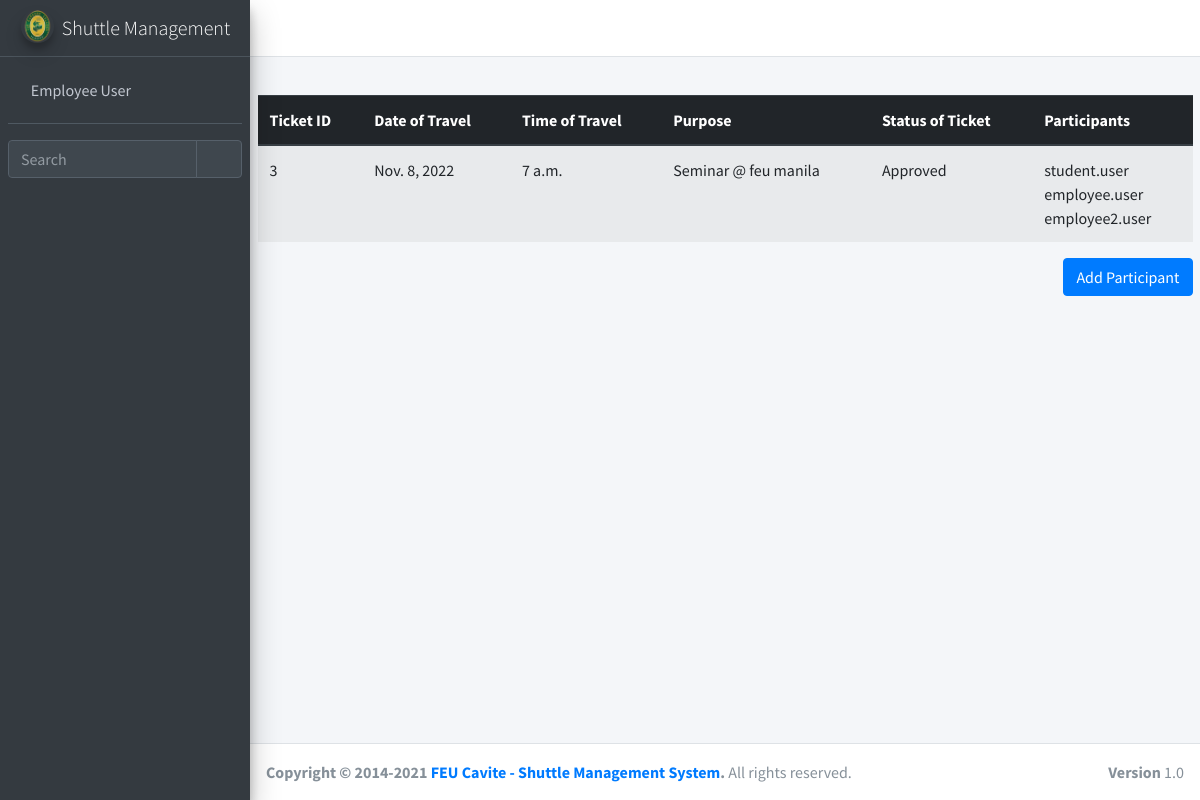
/ticket/view_ticket1/3 (signed in), run on the app's committed database.
### ticket/models.py (models this page shows, shortened)
class Tickets(models.Model):
    ticket_id = models.AutoField(primary_key=True)
    start_date = models.DateField(blank=True, null = True)
    start_time = models.TimeField(blank=True, null = True)
    arrival_time = models.TimeField(blank=True, null = True)
    date_filed = models.DateTimeField(blank=True, null = True, auto_now_add=True)
    description = models.CharField(max_length=255, blank=True, null = True)
    destination = models.CharField(max_length=255, blank=True, null = True)
    driver = models.ForeignKey(shuttle_driver, null=True, blank=True, on_delete=models.CASCADE)
    email = models.CharField(max_length=255, blank=True, null = True)
    ticket_status = models.ForeignKey(Ticket_status, null=True, blank=True, on_delete=models.CASCADE)
    cancel_reason = models.CharField(max_length=255, blank=True, null = True)
    qr_code = models.ImageField(upload_to = 'uploads/', blank = True, null = True)
    user = models.ForeignKey(User, null=True, blank=True, on_delete=models.CASCADE)
    approved_by = models.CharField(max_length=255, blank=True, null = True)

class Ticket_status(models.Model):
    ticket_status_id = models.AutoField(primary_key=True)
    ticket_status = models.CharField(max_length=255, blank=True, null = True)
    def __str__(self):
        return str(self.ticket_status)

class participants(models.Model):
    participant_id = models.AutoField(primary_key=True)
    participant_user = models.ForeignKey(User, null=True, blank=True, on_delete=models.CASCADE)
    ticket = models.ForeignKey(Tickets, null=True, blank=True, on_delete=models.CASCADE)
    hdf = models.IntegerField(null=True, blank=True, default = 0)
    qr_code = models.ImageField(upload_to = 'uploads/', blank = True, null = True)

### login/models.py (models this page shows, shortened)
class Author(models.Model):
    user = models.OneToOneField(User, null=True, blank=True, on_delete=models.CASCADE)
    profile_picture = models.ImageField(upload_to = 'uploads/', blank = True, null = True)
    role = models.ForeignKey(Roles, default=1, on_delete=models.SET_DEFAULT)
    position = models.CharField(max_length=255, blank=True, null = True)
    student_or_employee_number = models.CharField(max_length=255, blank=True, null = True)
    year_level = models.CharField(max_length=255, blank=True, null = True)
    course_or_department = models.CharField(max_length=255, blank=True, null = True)
    sex = models.ForeignKey(Sex, null=True, blank=True, on_delete=models.CASCADE)
    has_role = models.IntegerField(blank=True, null = True, default = 1)
    qr_code = models.ImageField(upload_to = 'uploads/', blank = True, null = True)

### ticket/views.py (the view)
# urls.py: path('view_ticket1/<int:tag>', login_required(views.view_ticket1), name='view_ticket1'),
def view_ticket1(request, tag = 0):
	query = {
		'tag': tag,
		'ticket': Tickets.objects.filter(ticket_id = tag),
		'participants': User.objects.all(),
		'participants2': participants.objects.filter(ticket_id = tag),
		'r': Author.objects.filter(user = request.user),
	}
	return render(request, 'ticket/view_ticket1.html', query)

### ticket/templates/ticket/view_ticket1.html (shortened to what this page needs)
{% extends 'ticket/popupbase.html' %}
{% block content %}
{% load crispy_forms_tags %}
{% load static %}
<div class="container-fluid">
	<center>
		<table class="table table-striped">
			<thead class="thead-dark">
				<th>Ticket ID</th>
				<th>Date of Travel</th>
				<th>Time of Travel</th>
				<th>Purpose</th>
				<th>Status of Ticket</th>
				<th>Participants</th>
			</thead>
			{% for items in ticket %}
			<tr>
				<td>
					{{items.ticket_id}}
				</td>
				<td>
					{{items.start_date}}
				</td>
				<td>
					{{items.start_time}}
				</td>
				<td>
					{{items.description}}
				</td>
				<td>
					{{items.ticket_status}}
				</td>
				<td>
					{% for items in participants2 %}
					{{items.participant_user}}<br>
					{% endfor %}
				</td>
			</tr>
			{% endfor %}
		</table>
		{% for items in r %}
		{% if items.role_id == 9 %}
		<button type="button" class="btn btn-primary ap" data-toggle="modal" data-target="#exampleModal">
		  Add Participant
		</button>
		{% endif %}
		{% endfor %}
	</center>
</div>
{% endblock content %}

### ticket/templates/ticket/popupbase.html (shortened to what this page needs)
{% load static %}
<!DOCTYPE html>
<html lang="en">
<head>
  <link rel="stylesheet" href="{% static 'basetemp/plugins/fontawesome-free/css/all.min.css' %}">
  <link rel="stylesheet" href="https://code.ionicframework.com/ionicons/2.0.1/css/ionicons.min.css">
  <link rel="stylesheet" href="{% static 'basetemp/plugins/tempusdominus-bootstrap-4/css/tempusdominus-bootstrap-4.min.css' %}">
  <link rel="stylesheet" href="{% static 'basetemp/plugins/icheck-bootstrap/icheck-bootstrap.min.css' %}">
  <link rel="stylesheet" href="{% static 'basetemp/plugins/jqvmap/jqvmap.min.css' %}">
  <link rel="stylesheet" href="{% static 'basetemp/dist/css/adminlte.min.css' %}">
  <link rel="stylesheet" href="{% static 'basetemp/plugins/overlayScrollbars/css/OverlayScrollbars.min.css' %}">
  <link rel="stylesheet" href="{% static 'basetemp/plugins/daterangepicker/daterangepicker.css' %}">
  <link rel="stylesheet" href="{% static 'basetemp/plugins/summernote/summernote-bs4.min.css' %}">
</head>
<body class="hold-transition sidebar-mini layout-fixed">
<div class="wrapper">
  <nav class="main-header navbar navbar-expand navbar-white navbar-light">
    <ul class="navbar-nav">
      <li class="nav-item">
        <a class="nav-link" data-widget="pushmenu" href="#" role="button"><i class="fas fa-bars"></i></a>
      </li>
      <li class="nav-item d-none d-sm-inline-block">
        <a href="#" class="nav-link"></a>
      </li>
    </ul>
    <ul class="navbar-nav ml-auto">
      <li class="nav-item">
        <a class="nav-link" data-widget="fullscreen" href="#" role="button">
          <i class="fas fa-expand-arrows-alt"></i>
        </a>
      </li>
    </ul>
  </nav>
  <aside class="main-sidebar sidebar-dark-primary elevation-4">
    <a href="/" class="brand-link">
      <img src="{% static 'shuttle/feulogo.png' %}" alt="AdminLTE Logo" class="brand-image img-circle elevation-3" style="opacity: .8">
      <span class="brand-text font-weight-light">Shuttle Management</span>
    </a>
    <div class="sidebar">
      <div class="user-panel mt-3 pb-3 mb-3 d-flex">
        <div class="image">
        </div>
        <div class="info">
          <a href="#" class="d-block">{{user.get_full_name}}</a>
        </div>
      </div>
      <div class="form-inline">
        <div class="input-group" data-widget="sidebar-search">
          <input class="form-control form-control-sidebar" type="search" placeholder="Search" aria-label="Search">
          <div class="input-group-append">
            <button class="btn btn-sidebar">
              <i class="fas fa-search fa-fw"></i>
            </button>
          </div>
        </div>
      </div>
    </div>
  </aside>
  <div class="content-wrapper">
    <div class="content-header">
    </div>
    {% block content %}
    {% endblock content %}
  </div>
  <footer class="main-footer">
    <strong>Copyright &copy; 2014-2021 <a href="#">FEU Cavite - Shuttle Management System</a>.</strong>
    All rights reserved.
    <div class="float-right d-none d-sm-inline-block">
      <b>Version</b> 1.0
    </div>
  </footer>
</div>
</body>
</html>

### ticket/templates/ticket/view_ticket1.html (style rules this page uses)
.ap { float: right; }

### data on the page
Tickets: ticket_id "3", start_date "Nov. 8, 2022", start_time "7 a.m.", description "Seminar @ feu manila", ticket_status "Approved"
participants: participant_user "student.user"
participants: participant_user "employee.user"
participants: participant_user "employee2.user"
Author: shows "Add Participant"

### other printed values
{{ user.get_full_name }} "Employee User"
